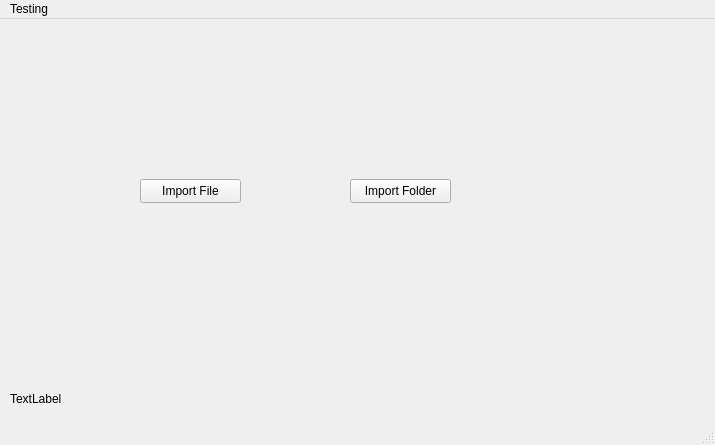
<?xml version="1.0" encoding="UTF-8"?>
<ui version="4.0">
 <class>MainWindow</class>
 <widget class="QMainWindow" name="MainWindow">
  <property name="geometry">
   <rect>
    <x>0</x>
    <y>0</y>
    <width>715</width>
    <height>445</height>
   </rect>
  </property>
  <property name="windowTitle">
   <string>MainWindow</string>
  </property>
  <widget class="QWidget" name="centralwidget">
   <widget class="QPushButton" name="fileImport">
    <property name="geometry">
     <rect>
      <x>140</x>
      <y>160</y>
      <width>101</width>
      <height>24</height>
     </rect>
    </property>
    <property name="text">
     <string>Import File</string>
    </property>
   </widget>
   <widget class="QLabel" name="label">
    <property name="geometry">
     <rect>
      <x>10</x>
      <y>370</y>
      <width>691</width>
      <height>20</height>
     </rect>
    </property>
    <property name="text">
     <string>TextLabel</string>
    </property>
   </widget>
   <widget class="QPushButton" name="playlistImport">
    <property name="geometry">
     <rect>
      <x>350</x>
      <y>160</y>
      <width>101</width>
      <height>24</height>
     </rect>
    </property>
    <property name="text">
     <string>Import Folder</string>
    </property>
   </widget>
  </widget>
  <widget class="QMenuBar" name="menubar">
   <property name="geometry">
    <rect>
     <x>0</x>
     <y>0</y>
     <width>715</width>
     <height>21</height>
    </rect>
   </property>
   <widget class="QMenu" name="menuTesting">
    <property name="title">
     <string>Testing</string>
    </property>
   </widget>
   <addaction name="menuTesting"/>
  </widget>
  <widget class="QStatusBar" name="statusbar"/>
 </widget>
 <resources/>
 <connections/>
</ui>
